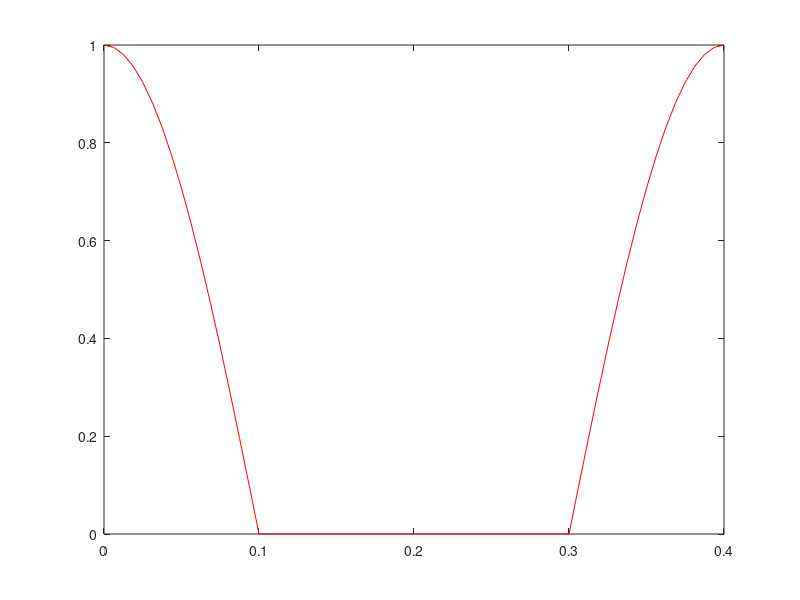

Reproduce this figure in MATLAB. (Note: this script raises an error after producing the figure.)

% fourier1 - section 17.2 equation 1

T = 0.4; % time for 1 period
f0 = 1 / T;

N = 65;
t = linspace (0, T, N);
dt = t (2) - t (1);

%%%%%%%%%%%%%%%%%%%%%%%%%%%

% % ramp
% rampLength = length (t) / 2;
% signal = linspace (0, 1, rampLength);

% padLength = length (t) - length (signal);
% signal    = [signal (zeros (1, padLength))];

%%%%%%%%%%%%%%%%%%%%%%%%%%%

% rectified sinusoid

signal = cos (2 * pi * f0 * t);

for n = 1:length (signal)
	if signal (n) < 0,
		signal (n) = 0;
	end
end

%%%%%%%%%%%%%%%%%%%%%%%%%%%

clf ; plot (t, signal, 'r') ; hold on


% DC component
a0 = (1/T) * integrate (signal, dt);

% Harmonics
K = 1:3;

a = zeros (1, length (K)); % cos coefficients
b = zeros (1, length (K)); % sin    "

for k = K,
	w = cos (k * 2 * pi * f0 * t);
	v = signal .* w;
	a (k) = (2 / T) * integrate (v, dt);
end

for k = K,
	w = sin (k * 2 * pi * f0 * t);
	v = signal .* w;
	b (k) = (2 / T) * integrate (v, dt);
end

%%%%%%%%%%%%%%%%%%%%%%%%%%%%%%%%%%%%%%%%%%%%%%%%%%%%%%%%%%%%

% Approximate input by adding harmonics

reconstructed = a0 * ones (1, length (t));

for k = K,
	v = a (k) * cos (k * 2 * pi * f0 * t);
	w = b (k) * sin (k * 2 * pi * f0 * t);
	reconstructed = reconstructed + v + w;
end

plot (t, reconstructed, 'g');
